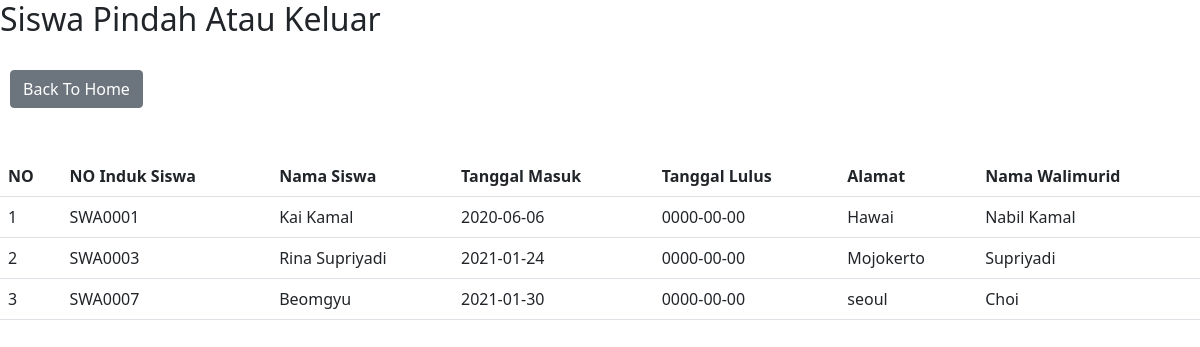
The page /pbd_project/rekap/sp_siswa_pindah.php (signed in) on the database its author committed.
### tables this page shows
CREATE TABLE `siswa` (
  `noinduk_siswa` char(10) NOT NULL,
  `nama_siswa` varchar(50) NOT NULL,
  `jenkel` tinyint(1) NOT NULL,
  `tgllahir` date NOT NULL,
  `tgl_masuk` date NOT NULL,
  `tgl_lulus` date DEFAULT NULL,
  `alamat` varchar(100) NOT NULL,
  `anakke` int(11) DEFAULT NULL,
  `walmur` char(16) NOT NULL,
  `status` tinyint(1) NOT NULL,
  `status_siswa` tinyint(1) NOT NULL
);

CREATE TABLE `walimurid` (
  `nik_walmur` char(16) NOT NULL,
  `nama_walmur` varchar(50) NOT NULL,
  `pekerjaan_Walmur` varchar(30) NOT NULL,
  `status` tinyint(1) NOT NULL
);

### pbd_project/rekap/sp_siswa_pindah.php (the view, shortened to what this page needs)
<!DOCTYPE html>
<html>
<head>
    <link href="https://cdn.jsdelivr.net/npm/bootstrap@5.0.0-beta1/dist/css/bootstrap.min.css" rel="stylesheet">
    <link rel="stylesheet" type="text/css" href="/css/bootstrap.css">
</head>
<body>
	<h2>Siswa Pindah Atau Keluar</h2>
	<br/>
	<a href="../login/home.php" class="btn btn-secondary" style="margin-left: 10px">Back To Home</a>
	<br/>
	<br/>
		<br>
	<table class="table table-hover">
		<tr>
			<th>NO</th>
			<th>NO Induk Siswa</th>
			<th>Nama Siswa</th>
			<th>Tanggal Masuk</th>
			<th>Tanggal Lulus</th>
			<th>Alamat</th>
			<th>Nama Walimurid</th>
		</tr>
		<?php
		$no = 1;
		include 'koneksi.php';
		$query = "CALL siswa_pindah()";
		$data = mysqli_query($koneksi, $query);
		while ($d = mysqli_fetch_array($data)) {
		?>
		<tr>
			<td><?php echo $no++ ?></td>
			<td><?php echo $d['noinduk_siswa']; ?></td>
			<td><?php echo $d['nama_siswa']; ?></td>
			<td><?php echo $d['tgl_masuk']; ?></td>
			<td><?php echo $d['tgl_lulus']; ?></td>
			<td><?php echo $d['alamat']; ?></td>
			<td><?php echo $d['nama_walmur']; ?></td>
		</tr>
		<?php
		}
		?>
	</table>
</body>
</html>

### rows shown on the page
siswa: noinduk_siswa "SWA0001", nama_siswa "Kai Kamal", tgl_masuk "2020-06-06", tgl_lulus "0000-00-00", alamat "Hawai", walmur.nama_walmur "Nabil Kamal"
siswa: noinduk_siswa "SWA0003", nama_siswa "Rina Supriyadi", tgl_masuk "2021-01-24", tgl_lulus "0000-00-00", alamat "Mojokerto", walmur.nama_walmur "Supriyadi"
siswa: noinduk_siswa "SWA0007", nama_siswa "Beomgyu", tgl_masuk "2021-01-30", tgl_lulus "0000-00-00", alamat "seoul", walmur.nama_walmur "Choi"
